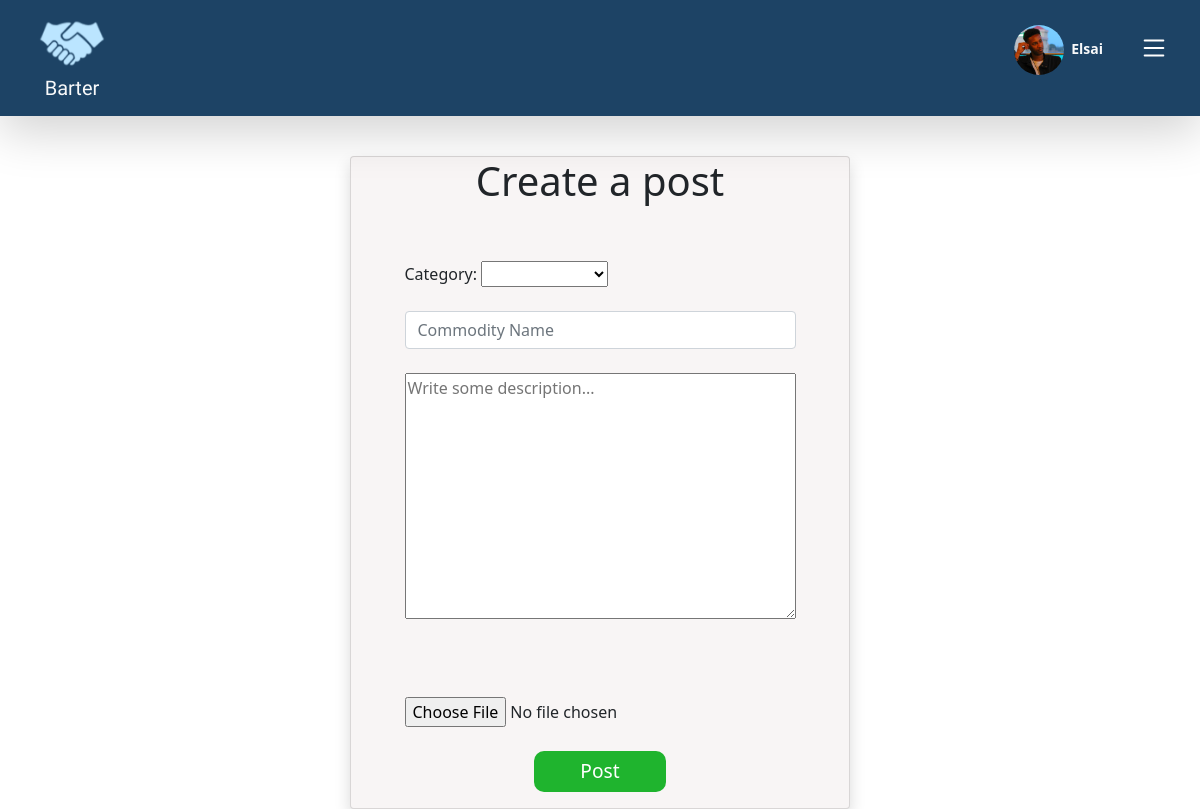
Screenshot of /post/ (signed in) with the database file from the repository.
### user/models.py (models this page shows, shortened)
class User(AbstractBaseUser):
    objects = UserManager()
    fullname = models.CharField(max_length=50)
    username = models.CharField(unique=True, max_length=20, primary_key=True)
    email = models.EmailField(unique=True)
    phone = models.CharField(max_length=10)
    password = models.TextField()
    profile_picture = models.ImageField(upload_to="profile/", default='profile/default.png')
    bio = models.TextField(null=True, blank=True, max_length=250, default="")
    company = models.CharField(max_length=50, null=True, blank=True, default="")
    USERNAME_FIELD = "username"
    EMAIL_FIELD = "email"
    REQUIRED_FIELDS = ["fullname", "email", "phone", "password"]
    def firstName(self):
        return self.fullname.split()[0]

### post/views.py (the view, shortened to what this page needs)
# urls.py: path('post/', create_post, name='post'),
@login_required
def create_post(request):
    return render(request, 'post.html', context={'post': Post(), 'is_create': True})

### post/templates/post.html (shortened to what this page needs)
{% extends 'base.html' %}
{% load static %}
{% block stylesheets %}
<link rel="stylesheet" href="{% static 'css/post.css' %}">
{% endblock stylesheets %}
{% block main_content %}
<div class="justify-content-center">
    <div class="row justify-content-center g-0">
        <div class="col-md-5">
            <div class="card px-1 shadow">
                <div class="card-title d-flex justify-content-center">
                    {% if is_create %}
                    <h1> Create a post</h1>
                    {% else %}
                    <h1>Edit your post</h1>
                    {% endif %}
                </div>
                <div class="card-body d-flex justify-content-center">
                    <form action="" method="post" enctype="multipart/form-data">
                        <div class="form-group">
                            <div class="category m-4">
                                <label for="category">Category: </label>
                                <select name="category" required id="category">
                                    <option selected value="{{ post.category }}">{{ post.category|capfirst}}</option>
                                    {% for value, name in post.CATEGORIES %}
                                    <option value="{{value}}">{{name}}</option>
                                    {% endfor %}
                                </select>
                            </div>
                            <div class="commodity_name m-4">
                                <input class="form-control" type="text" name="commodity_name" maxlength="50" required
                                    id="commodity_name" value="{{ post.commodity_name }}" placeholder="Commodity Name">
                            </div>
                            <div class="description m-4">
                                <textarea placeholder="Write some description..." name="description" cols="40" rows="10"
                                    maxlength="500" required id="description">{{post.description}}</textarea>
                            </div>
                            <div class="image m-4">
                                <br><br>
                                <input type="file" name="image" accept="image/*" required id="input_image">
                            </div>
                            <div class="button">
                                {% if is_create %}
                                <input class="btn btn-success" type="submit" value="Post" id="submit">
                                {% else %}
                                <input class="btn btn-success" type="submit" value="Edit" id="submit">
                                {% endif %}
                            </div>
                        </div>
                    </form>
                </div>
            </div>
        </div>
    </div>
</div>
{% endblock main_content %}

### post/templates/base.html (shortened to what this page needs)
{% load static %}
<!DOCTYPE html>
<html lang="en">
<head>
    <link rel="stylesheet" href="{% static 'css/base.css' %}">
    <link rel="stylesheet" href="{% static 'css/bootstrap.min.css' %}">
    {% block stylesheets %}{% endblock stylesheets %}
</head>
<body>
    <header class="sticky-top" style="z-index: 1080;">
        <nav class="navbar shadow-lg  navbar-light" style="background-color: #1D4365;">
            <div class="container-xxl">
                <a href={% url 'home' %} class="navbar-brand">
                    <span id="font" class=" d-flex fs- text-light flex-column align-items-center  "><img
                            class="rounded-circle" width="120px" height="60px"
                            src="{% static 'images/logo.png' %}">Barter</span>
                </a>
                <div class=" " id="main-nav">
                    <ul class="navbar-nav d-flex flex-row">
                        <li class="nav-item m-2">
                            <a href={% url 'others_profile' user.username %} class="btn btn-sm text-light">
                                <div class="d-flex align-items-end">
                                    <span class="fw-bold ms-2 mb-3">
                                        <span>
                                            <img class="rounded-circle" width="50px" height="50px"
                                                src="{{ request.user.profile_picture.url }}">
                                            <span class="ms-1">
                                                {{user.firstName|capfirst}}
                                            </span>
                                        </span>
                                    </span>
                                </div>
                            </a>
                        </li>
                        <li class="nav-itemn mt-3">
                            <span class="mb-5 ">
                                <button class="btn btn-sm text-light" data-bs-toggle="modal"
                                    data-bs-target="#reg-modal">
                                </button>
                            </span>
                        </li>
                    </ul>
                </div>
            </div>
        </nav>
    </header>
    <main>
        {% block main_content %}{% endblock main_content %}
    </main>
</body>
</html>

### post/static/css/base.css (style rules this page uses)
#font { font-family: "Rochester", cursive; }

### post/static/css/post.css (style rules this page uses)
body { margin: 0px; }
header { background-color: #1D4365; margin-bottom: 5vh; }
.card { background-color: #F8F5F5 !important; }
.button { width: 30%; margin: auto; }
.button input { background-color: #1FB42E; color: white; border-radius: 10px; width: 100%; border: none; font-size: 1.2em; }

### rows the page displays
User: user.profile_picture (picture), firstName "Elsai"
